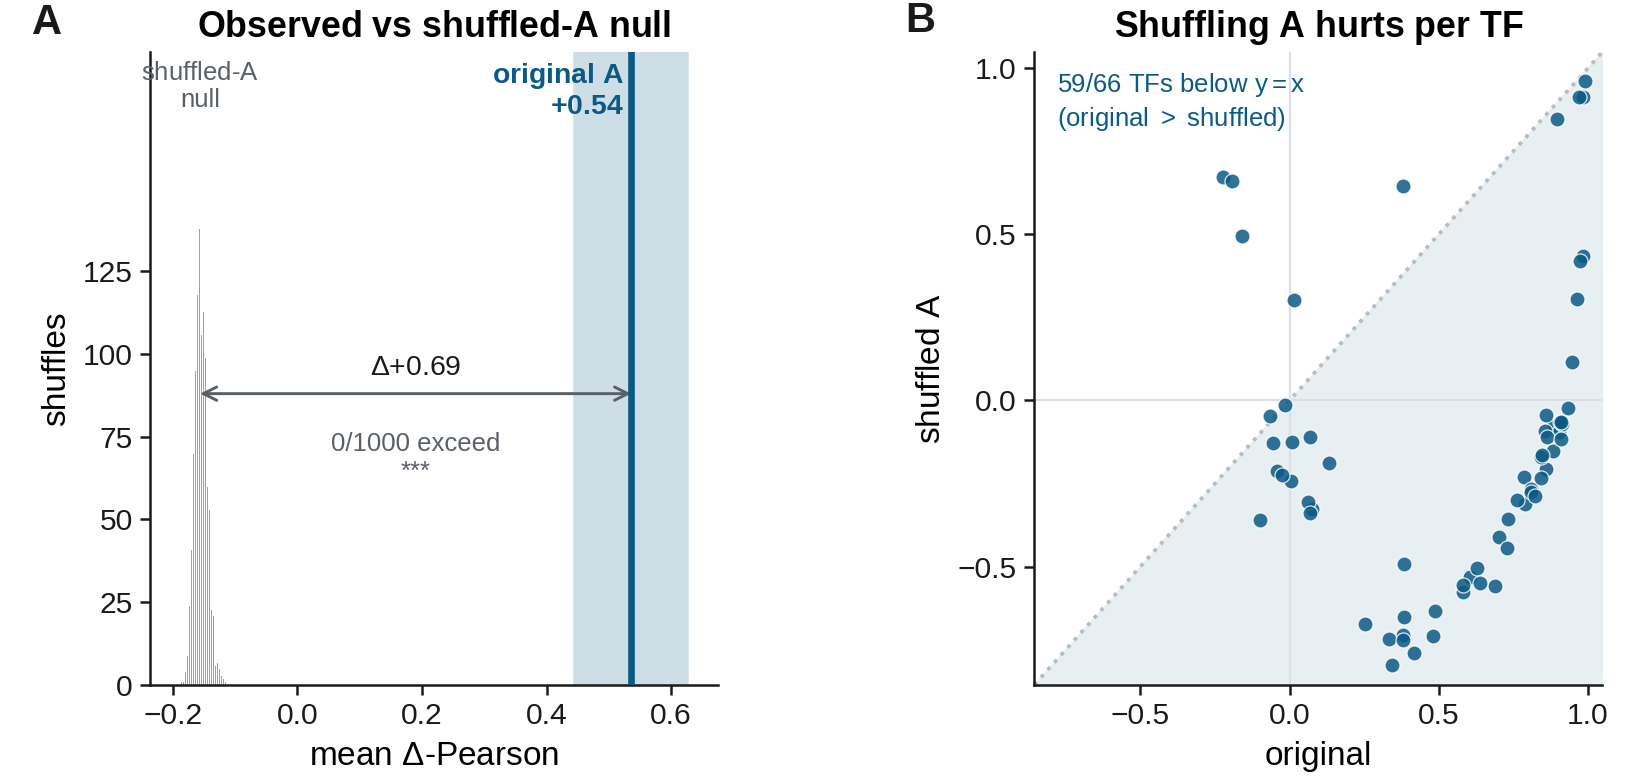

Python code for this plot:
"""Fig 9 (APPENDIX) — permutation-null support for the directed-A causal claim.

The two panels moved out of the main Fig 5 (edge-direction ablation):
  A  permutation-null histogram: the 1000 shuffled-A mean Δ-Pearsons form a tight spike
     near -0.16; the observed original-A mean (+0.54, 95% CI shaded) sits far in the right
     tail -> 0/1000 shuffles exceed it, Δ+0.69, p<0.001.
  B  per-held-out-TF paired scatter (n=66): original vs one representative shuffled-A draw;
     59/66 TFs sit below y=x (original > shuffled) -> shuffling A hurts prediction per TF.

Both panels are the verbatim code/data from the released Fig 5 C/D:
  results/briggs/edge_direction_null.json  (opt-in dump from evaluation/causal_wm_validation.py
  --dump_null_json; seed-0 recompute reproduces orig +0.536, null -0.156+/-0.010, Δ+0.69,
  Wilcoxon p=8.9e-11).  edge_direction_results.json carries the aggregate scalars.
Run:  cd paper/figures && python fig9.py
"""
import os, json
import numpy as np
import matplotlib.pyplot as plt
import paperstyle as ps

CV = "/home/sgoudarzi/scCausalRL/experiments/exp20_load_bearing/docs/figures/causal_val"
RES = "/home/sgoudarzi/scCausalRL/experiments/exp20_load_bearing/results/briggs"
ED_JSON = os.path.join(CV, "edge_direction_results.json")
NULL_JSON = os.path.join(RES, "edge_direction_null.json")           # full null + per-TF vectors

# Verbatim mirror of the edge_direction_results.json scalars the panels need, kept in-file so
# the figure still builds when the results tree is not mounted.  Live data always supersedes it.
_ED_CACHE = {
    "single": {
        "original": {"pearson": 0.5356, "n": 66},
        "shuffled": {"pearson": -0.1563, "n": 66},
    },
    "_stats": {
        "single": {"delta_orig_minus_shuffled": 0.69,
                   "shuffled_pearson_mean": -0.1563,
                   "orig_pearson_ci95": [0.4433, 0.6252], "n_shuffle": 1000},
    },
}
ed = json.load(open(ED_JSON)) if os.path.exists(ED_JSON) else _ED_CACHE
null = json.load(open(NULL_JSON)) if os.path.exists(NULL_JSON) else None

CO = ps.EDGE["original"]      # blue
CS = ps.EDGE["shuffled"]      # grey

fig, (axA, axB) = ps.grid(1, 2, h=2.6, wspace=0.24)
# thin side margins so the edge x-tick labels do not spill off the canvas
fig.get_layout_engine().set(rect=(0.02, 0, 0.96, 1))


# ============================================================ A: permutation-null histogram ===
if null is not None:
    nm = np.asarray(null["null_means"], float)
    n_shuf = int(null.get("n_shuffle", ed["_stats"]["single"].get("n_shuffle", len(nm))))
    n_exceed = int((nm >= ed["single"]["original"]["pearson"]).sum())
else:
    nm = None
    n_shuf = ed["_stats"]["single"].get("n_shuffle", 1000)
    n_exceed = 0
orig = ed["single"]["original"]["pearson"]
null_mean = ed["_stats"]["single"].get("shuffled_pearson_mean", ed["single"]["shuffled"]["pearson"])
ci_lo, ci_hi = ed["_stats"]["single"].get("orig_pearson_ci95", [np.nan, np.nan])
delta = ed["_stats"]["single"]["delta_orig_minus_shuffled"]

if nm is not None:
    xlo, xhi = nm.min() - 0.05, orig + 0.14
    bins = np.linspace(nm.min() - 0.006, nm.max() + 0.006, 26)
    axA.axvspan(ci_lo, ci_hi, color=ps.tint(CO, 0.80), zorder=0)       # observed 95% CI band
    axA.hist(nm, bins=bins, color=CS, edgecolor="white", linewidth=0.25, zorder=2)
    ymax0 = axA.get_ylim()[1]
    axA.set_ylim(0, ymax0 * 1.32)
    ymax = axA.get_ylim()[1]
    axA.axvline(orig, color=CO, lw=1.6, zorder=4)
    xmid = (orig + null_mean) / 2
    # gap arrow: null spike -> observed, labelled with the delta; the exceed-stat a line below
    yA = ymax * 0.46
    axA.annotate("", xy=(orig, yA), xytext=(null_mean, yA),
                 arrowprops=dict(arrowstyle="<->", color=ps.INK_SOFT, lw=0.7,
                                 shrinkA=0, shrinkB=0), zorder=3)
    axA.text(xmid, yA + ymax * 0.02, f"$\\Delta$+{delta:.2f}", ha="center", va="bottom",
             fontsize=ps.FS["annot"], color=ps.INK)
    axA.text(xmid, yA - ymax * 0.06, f"{n_exceed}/{n_shuf} exceed\n{ps.stars((1 + n_exceed) / (n_shuf + 1))}",
             ha="center", va="top", fontsize=ps.FS["small"], color=ps.INK_SOFT,
             linespacing=1.25)
    axA.text(null_mean, ymax * 0.985, "shuffled-$A$\nnull", ha="center", va="top",
             fontsize=ps.FS["small"], color=ps.INK_SOFT, linespacing=1.15)
    axA.text(orig - 0.012, ymax * 0.985, "original $A$\n$+%.2f$" % orig, ha="right", va="top",
             fontsize=ps.FS["annot"], color=CO, linespacing=1.15, fontweight="bold")
    axA.set_xlim(xlo, xhi)
    axA.set_xlabel("mean $\\Delta$-Pearson")
    axA.set_ylabel("shuffles")
    axA.set_yticks([t for t in axA.get_yticks() if 0 <= t <= ymax0])
    axA.set_title("Observed vs shuffled-$A$ null")
else:
    axA.text(0.5, 0.5, "data pending:\nedge_direction_null.json", ha="center", va="center",
             transform=axA.transAxes, fontsize=ps.FS["small"], color=ps.INK_SOFT)
ps.tidy(axA)


# ============================================================ B: per-TF paired scatter ===
if null is not None:
    po = np.array([np.nan if v is None else v for v in null["pearson_per_original"]], float)
    psh = np.array([np.nan if v is None else v for v in null["pearson_per_shuffled_repr"]], float)
    m = ~(np.isnan(po) | np.isnan(psh))
    po, psh = po[m], psh[m]
    n_tf = po.size
    n_below = int((po > psh).sum())         # below y=x  <=>  original > shuffled
    lim_lo = min(po.min(), psh.min()) - 0.06
    lim_hi = max(po.max(), psh.max()) + 0.06
    axB.fill_between([lim_lo, lim_hi], [lim_lo, lim_hi], lim_lo,
                     color=ps.tint(CO, 0.90), zorder=0)              # original-beats-shuffled region
    axB.plot([lim_lo, lim_hi], [lim_lo, lim_hi], ":", color=ps.RULE, lw=0.9, zorder=1)
    axB.axhline(0, color=ps.tint(ps.RULE, 0.5), lw=0.5, zorder=1)
    axB.axvline(0, color=ps.tint(ps.RULE, 0.5), lw=0.5, zorder=1)
    axB.scatter(po, psh, s=13, color=CO, edgecolor="white", linewidth=0.3,
                alpha=0.85, zorder=3)
    axB.set_xlim(lim_lo, lim_hi); axB.set_ylim(lim_lo, lim_hi)
    axB.set_xticks([-0.5, 0.0, 0.5, 1.0]); axB.set_yticks([-0.5, 0.0, 0.5, 1.0])
    axB.set_xlabel("original")
    axB.set_ylabel("shuffled $A$")
    axB.text(0.04, 0.97, f"{n_below}/{n_tf} TFs below $y=x$\n(original $>$ shuffled)",
             transform=axB.transAxes, ha="left", va="top",
             fontsize=ps.FS["small"], color=CO, linespacing=1.3)
    axB.set_title("Shuffling $A$ hurts per TF")
else:
    axB.text(0.5, 0.5, "data pending:\nedge_direction_null.json", ha="center", va="center",
             transform=axB.transAxes, fontsize=ps.FS["small"], color=ps.INK_SOFT)
ps.tidy(axB)

ps.label_axes(fig, [axA, axB])
ps.save(fig, "fig8")
print("wrote fig9.pdf / .png")
